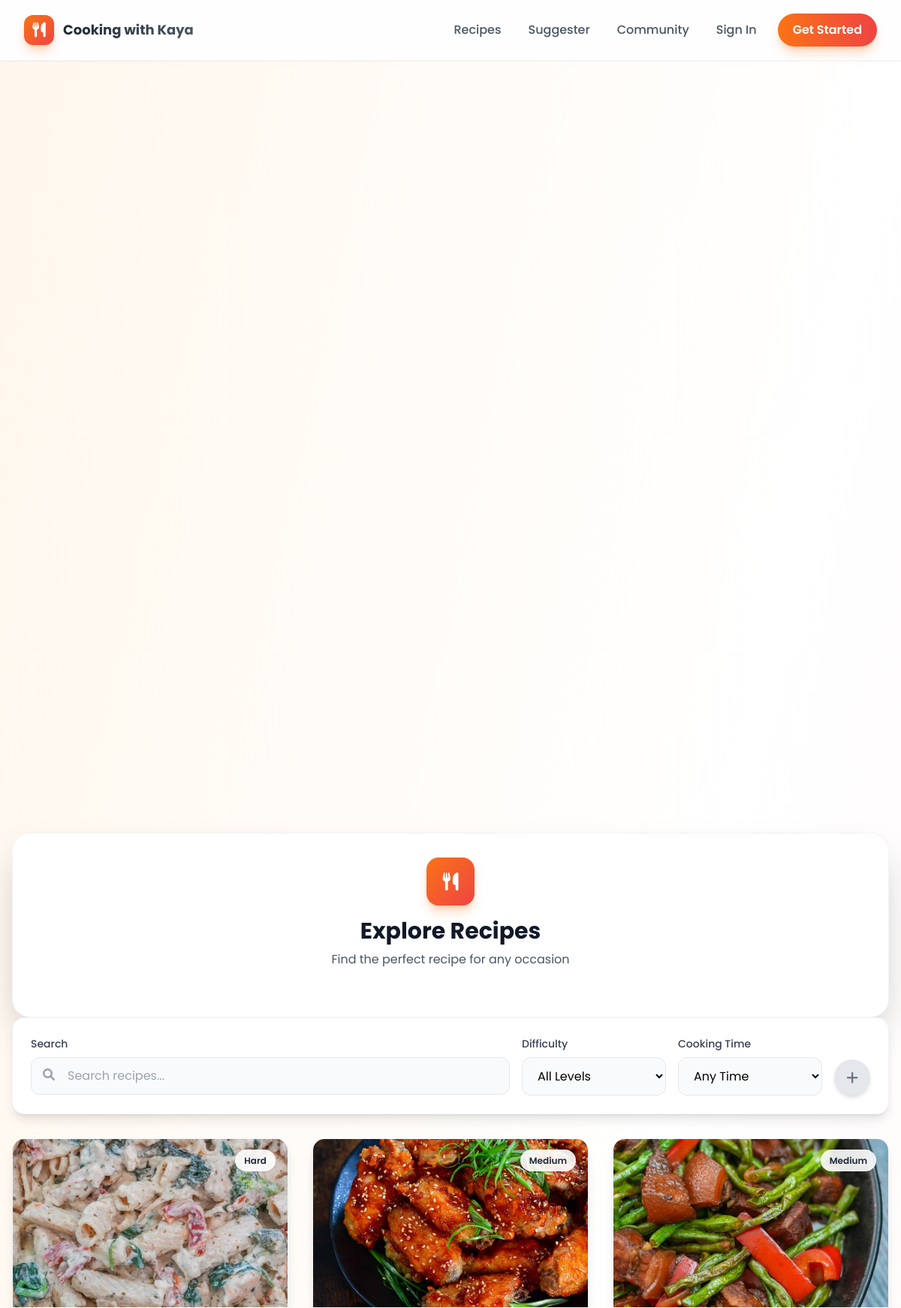
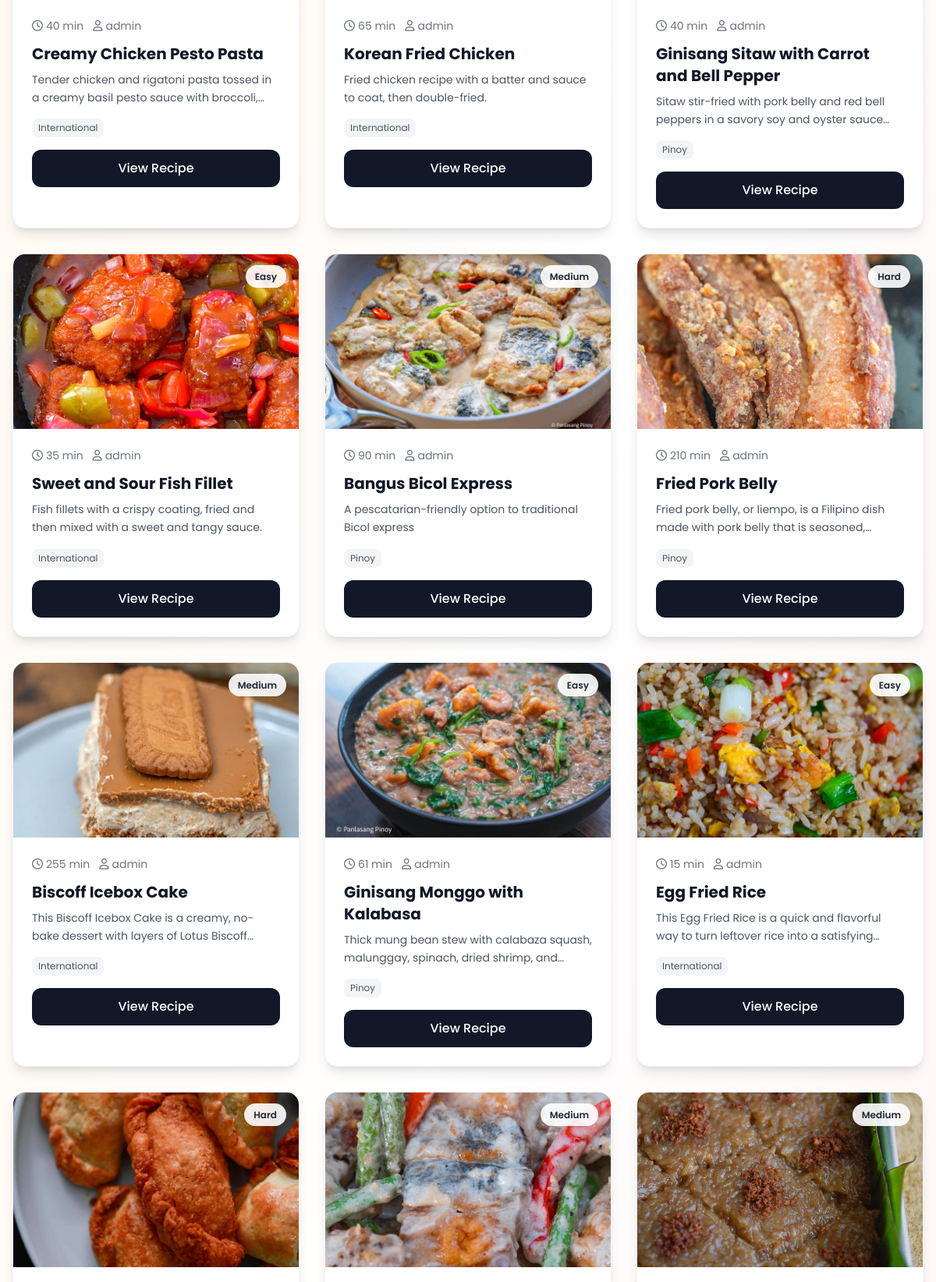
Page /recipes (upper part) on the committed database (2 pictures, top to bottom).
### app.py (models this page shows)
class Recipe(db.Model):
    id = db.Column(db.Integer, primary_key=True)
    title = db.Column(db.String(200), nullable=False)
    description = db.Column(db.Text)
    ingredients = db.Column(db.Text, nullable=False)
    instructions = db.Column(db.Text, nullable=False)
    cooking_time = db.Column(db.Integer)
    difficulty = db.Column(db.String(20))
    image_url = db.Column(db.String(500))
    video_url = db.Column(db.String(500))
    tags = db.Column(db.String(200))
    created_at = db.Column(db.DateTime, default=datetime.utcnow)
    user_id = db.Column(db.Integer, db.ForeignKey('user.id'))
    user = db.relationship('User', foreign_keys=[user_id], backref='user_recipes')

class User(UserMixin, db.Model):
    id = db.Column(db.Integer, primary_key=True)
    username = db.Column(db.String(80), unique=True, nullable=False)
    email = db.Column(db.String(120), unique=True, nullable=False)
    password_hash = db.Column(db.String(256))
    skill_level = db.Column(db.String(20), default='beginner')
    dietary_preferences = db.Column(db.String(200))
    is_admin = db.Column(db.Boolean, default=False)
    created_at = db.Column(db.DateTime, default=datetime.utcnow)
    recipes = db.relationship('Recipe', backref='author', lazy=True)
    posts = db.relationship('Post', backref='author', lazy=True)
    favorites = db.relationship('Favorite', backref='user', lazy=True)
    progress = db.relationship('Progress', backref='user', lazy=True)
    meal_plans = db.relationship('MealPlan', backref='user', lazy=True)

### app.py (the view, shortened to what this page needs)
@app.route('/recipes')
def recipes():
    difficulty = request.args.get('difficulty')
    time = request.args.get('time')
    search = request.args.get('search')
    query = Recipe.query
    if difficulty:
        query = query.filter_by(difficulty=difficulty)
    if search:
        query = query.filter(Recipe.title.contains(search) | Recipe.ingredients.contains(search))
    recipes = query.order_by(Recipe.created_at.desc()).all()
    return render_template('recipes.html', recipes=recipes)

### templates/recipes.html (shortened to what this page needs)
{% extends "base.html" %}
{% block content %}
<div class="min-h-screen flex items-center justify-center py-12 px-4 bg-gradient-to-br from-orange-50 via-white to-red-50">
    <div class="max-w-7xl w-full">
        <div class="bg-white rounded-3xl shadow-2xl p-8 border border-gray-100">
            <div class="text-center mb-8">
                <div class="w-16 h-16 bg-gradient-to-br from-orange-500 to-red-500 rounded-2xl flex items-center justify-center mx-auto mb-4 shadow-lg shadow-orange-500/30">
                    <i class="fas fa-utensils text-2xl text-white"></i>
                </div>
                <h2 class="text-3xl font-bold text-gray-900">Explore Recipes</h2>
                <p class="text-gray-600 mt-2">Find the perfect recipe for any occasion</p>
            </div>
        </div>
        <div class="bg-white rounded-2xl shadow-lg p-6 mb-8 border border-gray-100">
            <div class="flex flex-col md:flex-row gap-4">
                <div class="flex-1">
                    <label class="block text-sm font-medium text-gray-700 mb-2">Search</label>
                    <div class="relative">
                        <span class="absolute left-4 top-3 text-gray-400">
                            <i class="fas fa-search"></i>
                        </span>
                        <input type="text" id="search-input" placeholder="Search recipes..."
                            class="w-full pl-12 pr-4 py-3 bg-gray-50 border border-gray-200 rounded-xl focus:ring-2 focus:ring-orange-500 focus:border-transparent outline-none transition">
                    </div>
                </div>
                <div class="md:w-48">
                    <label class="block text-sm font-medium text-gray-700 mb-2">Difficulty</label>
                    <select id="difficulty-filter" onchange="applyFilters()"
                        class="w-full px-4 py-3 bg-gray-50 border border-gray-200 rounded-xl focus:ring-2 focus:ring-orange-500 focus:border-transparent outline-none transition cursor-pointer">
                        <option value="">All Levels</option>
                    </select>
                </div>
                <div class="md:w-48">
                    <label class="block text-sm font-medium text-gray-700 mb-2">Cooking Time</label>
                    <select id="time-filter" onchange="applyFilters()"
                        class="w-full px-4 py-3 bg-gray-50 border border-gray-200 rounded-xl focus:ring-2 focus:ring-orange-500 focus:border-transparent outline-none transition cursor-pointer">
                        <option value="">Any Time</option>
                    </select>
                </div>
                <div class="flex items-end">
                    {% if current_user.is_authenticated %}
                    <a href="{{ url_for('add_recipe') }}" class="group relative flex items-center justify-center w-12 h-12 bg-gradient-to-r from-orange-500 to-red-500 text-white rounded-full shadow-lg hover:shadow-xl hover:shadow-orange-500/30 transition-all duration-300 hover:scale-110" title="Add Recipe">
                        <i class="fas fa-plus text-lg"></i>
                        <span class="absolute -bottom-8 left-1/2 transform -translate-x-1/2 px-3 py-1 bg-gray-800 text-white text-xs font-medium rounded-lg opacity-0 group-hover:opacity-100 transition-opacity duration-300 whitespace-nowrap pointer-events-none">
                            Add Recipe
                        </span>
                    </a>
                    {% else %}
                    <a href="{{ url_for('login') }}" class="group relative flex items-center justify-center w-12 h-12 bg-gray-200 text-gray-500 rounded-full shadow-md hover:bg-gray-300 transition-all duration-300 hover:scale-110" title="Login to Add Recipe">
                        <i class="fas fa-plus text-lg"></i>
                    </a>
                    {% endif %}
                </div>
            </div>
        </div>
        <div id="recipe-grid" class="grid md:grid-cols-2 lg:grid-cols-3 gap-8">
            {% for recipe in recipes %}
            <div class="recipe-card group bg-white rounded-2xl overflow-hidden shadow-lg hover:shadow-2xl transition-all duration-300 hover:-translate-y-2 border border-gray-100"
                 data-difficulty="{{ recipe.difficulty }}" data-time="{{ recipe.cooking_time }}">
                <div class="relative h-56 overflow-hidden">
                    {% if recipe.image_url %}
                    <img src="{{ recipe.image_url }}" alt="{{ recipe.title }}" class="w-full h-full object-cover group-hover:scale-110 transition-transform duration-500">
                    {% else %}
                    <div class="w-full h-full bg-gradient-to-br from-orange-400 to-red-500 flex items-center justify-center">
                        <i class="fas fa-utensils text-6xl text-white/50"></i>
                    </div>
                    {% endif %}
                    <div class="absolute top-4 right-4">
                        <span class="px-3 py-1.5 bg-white/90 backdrop-blur-sm text-gray-800 rounded-full text-xs font-semibold shadow-sm difficulty-badge">
                            {{ recipe.difficulty|title }}
                        </span>
                    </div>
                </div>
                <div class="p-6">
                    <div class="flex items-center gap-3 mb-3 text-sm text-gray-500">
                        <span class="flex items-center gap-1"><i class="far fa-clock"></i>{{ recipe.cooking_time }} min</span>
                        <span class="flex items-center gap-1"><i class="far fa-user"></i>{{ recipe.user.username if recipe.user else 'Unknown' }}</span>
                    </div>
                    <h3 class="text-xl font-bold text-gray-900 mb-2 group-hover:text-orange-600 transition-colors line-clamp-2">{{ recipe.title }}</h3>
                    <p class="text-gray-600 mb-4 line-clamp-2 text-sm leading-relaxed">{{ recipe.description or 'A delicious recipe waiting for you to try.' }}</p>
                    {% if recipe.tags %}
                    <div class="flex flex-wrap gap-2 mb-4">
                        {% for tag in recipe.tags.split(',')[:3] %}
                        <span class="px-2 py-1 bg-gray-100 text-gray-600 rounded-lg text-xs">{{ tag.strip() }}</span>
                        {% endfor %}
                    </div>
                    {% endif %}
                    <a href="{{ url_for('recipe_detail', recipe_id=recipe.id) }}"
                        class="block w-full text-center bg-gray-900 text-white py-3 rounded-xl font-medium hover:bg-gray-800 transition">
                        View Recipe
                    </a>
                </div>
            </div>
            {% endfor %}
        </div>
    </div>
{% endblock %}

### templates/base.html (style rules this page uses)
body { font-family: 'Poppins', sans-serif; }

### templates/recipes.html (style rules this page uses)
.line-clamp-2 { display: -webkit-box; -webkit-line-clamp: 2; -webkit-box-orient: vertical; overflow: hidden; }

### rows in the picture
Recipe: image_url (picture), difficulty "Hard", cooking_time "40", user "admin", title "Creamy Chicken Pesto Pasta", description "Tender chicken and rigatoni pasta tossed in a creamy basil pesto sauce with…", strip "International"
Recipe: image_url (picture), difficulty "Medium", cooking_time "65", user "admin", title "Korean Fried Chicken", description "Fried chicken recipe with a batter and sauce to coat, then double-fried.", strip "International"
Recipe: image_url (picture), difficulty "Medium", cooking_time "40", user "admin", title "Ginisang Sitaw with Carrot and Bell Pepper", description "Sitaw stir-fried with pork belly and red bell peppers in a savory soy and oyster…", strip "Pinoy"
Recipe: image_url (picture), difficulty "Easy", cooking_time "35", user "admin", title "Sweet and Sour Fish Fillet", description "Fish fillets with a crispy coating, fried and then mixed with a sweet and tangy sauce.", strip "International"
Recipe: image_url (picture), difficulty "Medium", cooking_time "90", user "admin", title "Bangus Bicol Express", description "A pescatarian-friendly option to traditional Bicol express", strip "Pinoy"
Recipe: image_url (picture), difficulty "Hard", cooking_time "210", user "admin", title "Fried Pork Belly", description "Fried pork belly, or liempo, is a Filipino dish made with pork belly that is…", strip "Pinoy"
Recipe: image_url (picture), difficulty "Medium", cooking_time "255", user "admin", title "Biscoff Icebox Cake", description "This Biscoff Icebox Cake is a creamy, no-bake dessert with layers of Lotus…", strip "International"
Recipe: image_url (picture), difficulty "Easy", cooking_time "61", user "admin", title "Ginisang Monggo with Kalabasa", description "Thick mung bean stew with calabaza squash, malunggay, spinach, dried shrimp,…", strip "Pinoy"
Recipe: image_url (picture), difficulty "Easy", cooking_time "15", user "admin", title "Egg Fried Rice", description "This Egg Fried Rice is a quick and flavorful way to turn leftover rice into a…", strip "International"
Recipe: image_url (picture), difficulty "Hard"
Recipe: image_url (picture), difficulty "Medium"
Recipe: image_url (picture), difficulty "Medium"
